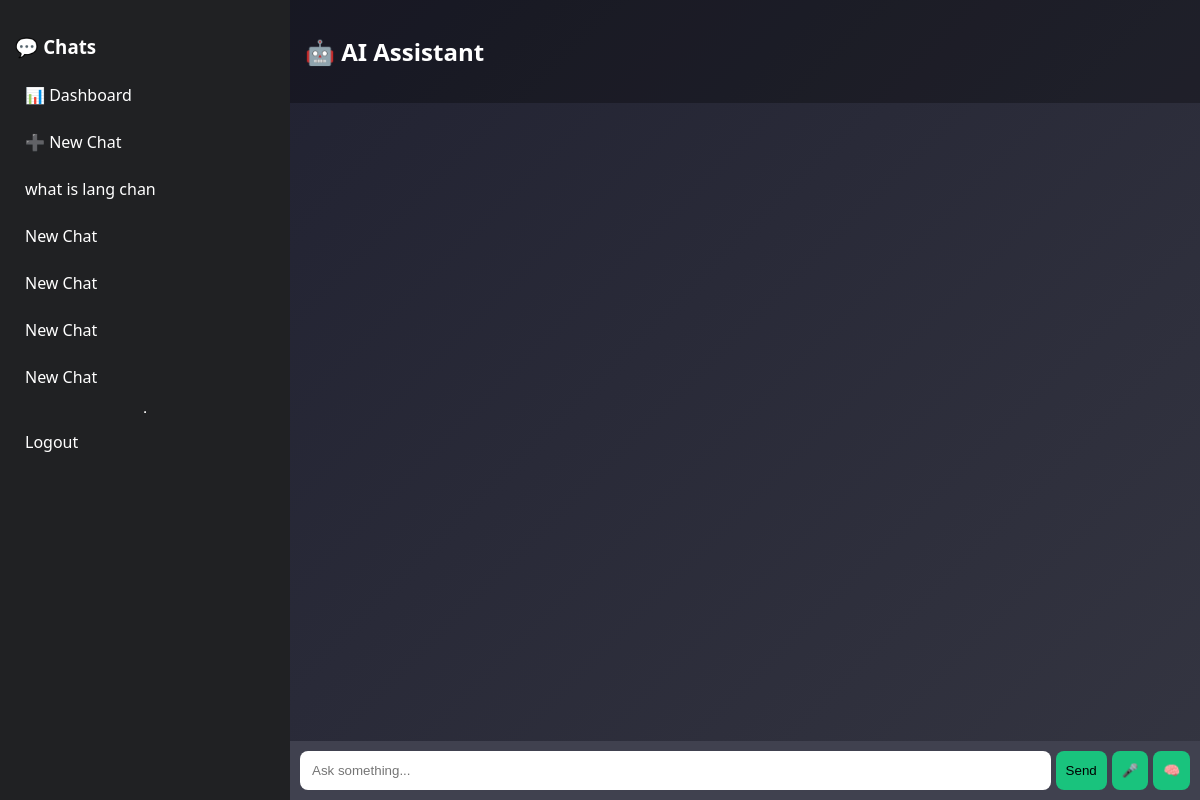
The app's page /?convo_id=3 (signed in) with its own data.
### assistant/models.py (models this page shows, shortened)
class Conversation(models.Model):
    user = models.ForeignKey(User, on_delete=models.CASCADE)
    title = models.CharField(max_length=255, default="New Chat")
    created_at = models.DateTimeField(auto_now_add=True)

### assistant/views.py (the view)
# urls.py: path('', ChatPageView.as_view(), name='chat'),
class ChatPageView(LoginRequiredMixin, View):
    def get(self, request):
        convo_id = request.GET.get("convo_id")
        if convo_id:
            try:
                conversation = Conversation.objects.get(
                    id=convo_id,
                    user=request.user
                )
            except Conversation.DoesNotExist:
                conversation = Conversation.objects.filter(
                    user=request.user
                ).first()
        else:
            conversation = Conversation.objects.filter(
                user=request.user
            ).first()
        if not conversation:
            conversation = Conversation.objects.create(user=request.user)
        conversations = Conversation.objects.filter(user=request.user)
        messages = Message.objects.filter(conversation=conversation)
        return render(request, "assistant/chat.html", {
            "conversation": conversation,
            "messages": messages,
            "conversations": conversations
        })

### assistant/templates/assistant/chat.html (shortened to what this page needs)
<!DOCTYPE html>
<html>
<head>
<link rel="stylesheet" href="https://cdnjs.cloudflare.com/ajax/libs/highlight.js/11.9.0/styles/github-dark.min.css">
</head>
<body>
<div class="app">
    <div id="sidebar">
        <h3>💬 Chats</h3>
        <a href="/dashboard/">📊 Dashboard</a>
        <a href="{% url 'new_chat' %}">➕ New Chat</a>
        {% for convo in conversations %}
            <a href="/?convo_id={{ convo.id }}">
                {{ convo.title }}
            </a>
        {% endfor %}
        <hr>
        <a href="/accounts/logout/">Logout</a>
    </div>
    <div id="main">
        <div id="header">
            <h2>🤖 AI Assistant</h2>
        </div>
        <div id="chat-box">
        </div>
        <div id="input-area">
            <input type="text" id="message" placeholder="Ask something...">
            <button onclick="sendMessage()">Send</button>
            <button onclick="startListening()">🎤</button>
            <button onclick="startWakeWord()">🧠</button>
        </div>
    </div>
</div>
</body>
</html>

### assistant/templates/assistant/chat.html (style rules this page uses)
body { margin: 0; font-family: 'Segoe UI', sans-serif; background: linear-gradient(135deg, #1e1f2f, #343541); color: white; }
.app { display: flex; height: 100vh; }
#sidebar { width: 260px; background: #202123; padding: 15px; display: flex; flex-direction: column; }
#sidebar h3 { margin-bottom: 15px; }
#sidebar a { padding: 10px; margin-bottom: 5px; border-radius: 8px; text-decoration: none; color: white; transition: 0.3s; }
#main { flex: 1; display: flex; flex-direction: column; }
#header { padding: 15px; background: rgba(0,0,0,0.3); }
#chat-box { flex: 1; padding: 20px; overflow-y: auto; }
#input-area { display: flex; padding: 10px; background: #40414f; }
input { flex: 1; padding: 12px; border-radius: 8px; border: none; outline: none; }
button { margin-left: 5px; padding: 10px; border: none; border-radius: 8px; background: #19c37d; cursor: pointer; }

### records on screen
Conversation: title "what is lang chan"
Conversation: title "New Chat"
Conversation: title "New Chat"
Conversation: title "New Chat"
Conversation: title "New Chat"
